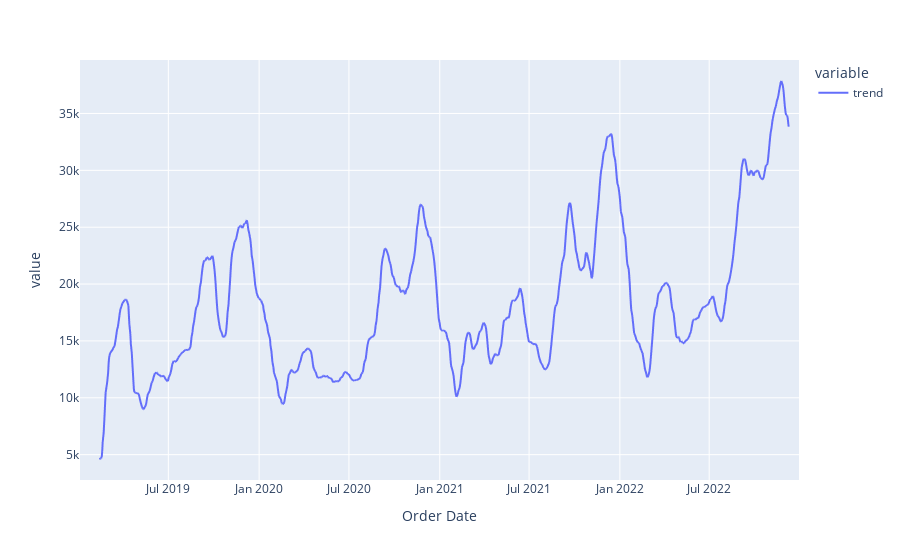

The notebook cell this image was saved under:
### Code cell
px.line(sales['trend'].rolling(10).sum())

### Figure 1 — Plotly figure (JSON) as saved in the notebook; plotly's stock layout.template omitted (floating-point values rounded to 4 significant figures; data arrays with more than 128 entries replaced by an {"elided": "..."} marker saying what was removed)
{"data": [{"hovertemplate": "variable=trend<br>Order Date=%{x}<br>value=%{y}<extra></extra>", "legendgroup": "trend", "line": {"color": "#636efa", "dash": "solid"}, "marker": {"symbol": "circle"}, "mode": "lines", "name": "trend", "showlegend": true, "type": "scattergl", "x": {"elided": "1237 str values"}, "xaxis": "x", "y": {"elided": "1237 float values"}, "yaxis": "y"}], "layout": {"legend": {"title": {"text": "variable"}, "tracegroupgap": 0}, "margin": {"t": 60}, "xaxis": {"anchor": "y", "domain": [0, 1], "title": {"text": "Order Date"}}, "yaxis": {"anchor": "x", "domain": [0, 1], "title": {"text": "value"}}}}
